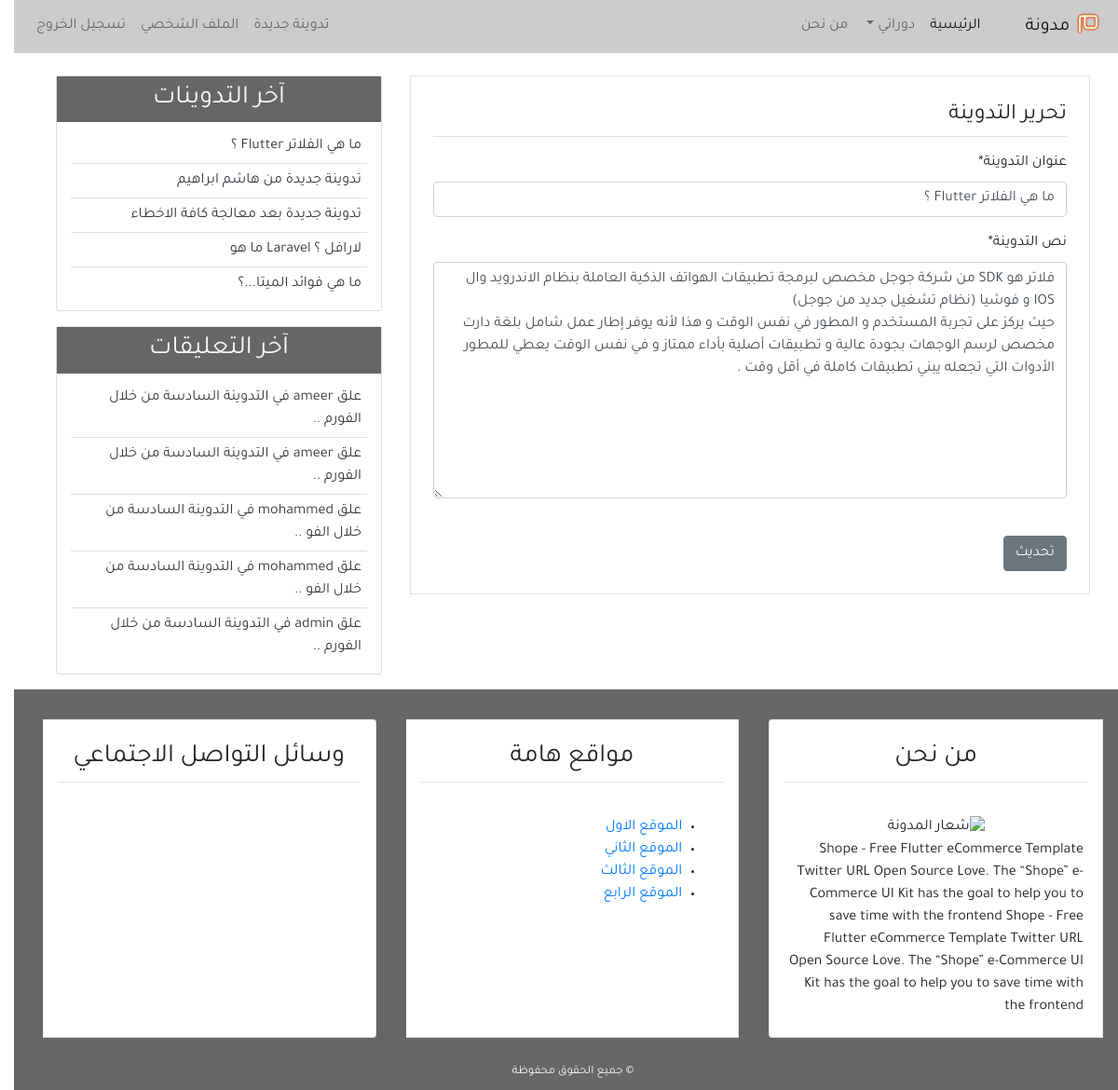
Screenshot of /detail/17/update/ (signed in) with the database file from the repository.
### app_blog/models.py (models this page shows, shortened)
class Post(models.Model):
    title = models.CharField(max_length=100)
    content = models.TextField()
    post_date = models.DateTimeField(default=timezone.now)
    post_update = models.DateTimeField(auto_now=True)
    author = models.ForeignKey(User, on_delete=models.CASCADE)
    class Meta:
        ordering = ('-post_date', )

class Comment(models.Model):
    name = models.CharField(max_length=50, verbose_name='الاسم')
    email = models.EmailField(verbose_name='البريد الإلكتروني')
    body = models.TextField(verbose_name='التعليق')
    comment_date = models.DateTimeField(auto_now_add=True)
    active = models.BooleanField(default=False)
    post = models.ForeignKey(
        Post, on_delete=models.CASCADE, related_name='comments')
    class Meta:
        ordering = ('-comment_date', )

### app_blog/views.py (the view, shortened to what this page needs)
# urls.py: path('detail/<slug:pk>/update/', PostUpdateView.as_view(), name='post-update'),
class PostUpdateView(UserPassesTestMixin, LoginRequiredMixin, UpdateView):
    model = Post
    template_name = 'app_blog/post_update.html'
    form_class = PostCreateForm
    def test_func(self):
        post = self.get_object()
        if self.request.user == post.author:
            return True
        else:
            return False

### app_blog/forms.py
class PostCreateForm(forms.ModelForm):
    title = forms.CharField(label='عنوان التدوينة')
    content = forms.CharField(label='نص التدوينة', widget=forms.Textarea)
    class Meta:
        model = Post
        fields = ['title', 'content']

### app_blog/templatetags/post_tag.py (called while the page is built)
@register.inclusion_tag('app_blog/latest_posts.html')
def latest_posts():
    context = {
        'l_posts': Post.objects.all()[0:5],
    }
    return context

@register.inclusion_tag('app_blog/latest_comments.html')
def latest_comments():
    context = {
        'l_comments': Comment.objects.filter(active=True)[:5],
    }
    return context

### app_blog/templates/app_blog/post_update.html (shortened to what this page needs)
{% extends 'app_blog/base.html' %}
{% block content %}
{% load crispy_forms_tags %}
<div class="border p-4 mb-5">
    <legend class="border-bottom pb-1 mb-3">تحرير التدوينة</legend>
    <form method="POST">
        {{form|crispy}}
        <input class="btn btn-secondary mt-4" type="submit" value="تحديث">
    </form>
</div>
{% endblock content %}

### app_blog/templates/app_blog/latest_posts.html
<ul class="list-group-flush latest-post">
  {% for post in l_posts %}
  <li class="list-group-item latest-post-item">
    <a class="text-dark" href="{% url 'detail' post.id %}">{{post.title}}</a>
  </li>
  {% endfor %}
</ul>

### app_blog/templates/app_blog/latest_comments.html
<ul class="list-group-flush latest-comment">
  {% for comment in l_comments %}
  <li class="list-group-item latest-comment-item">
    <a class="text-dark" href="{% url 'detail' comment.post.id %}">
      {% if comment.body|length > 40 %} {{comment.body|slice:'45'}} ..
      {% else %}
      {{comment.body}} {% endif %}
    </a>
  </li>
  {% empty %}
  <li class="list-group-item latest-comment-item">لا يوجد تعليقات</li>
  {% endfor %}
</ul>

### app_blog/static/app_blog/css/main.css (style rules this page uses)
html, body { direction: rtl; text-align: right; }
body { font-family: "Tajawal", sans-serif; }
.latest-post, .latest-comment { padding: 0 15px; }
.latest-post .latest-post-item, .latest-comment .latest-comment-item { padding: 6px; }
.latest-post li:first-child, .latest-comment li:first-child { border-top: 0; }
.latest-post li:last-child, .latest-comment li:last-child { border-bottom: 0; padding-bottom: 0; }

### rows the page displays
Post: title "ما هي الفلاتر Flutter ؟", content "فلاتر هو SDK من شركة جوجل مخصص لبرمجة تطبيقات الهواتف الذكية العاملة بنظام الاندرويد وال IOS و فوشيا (نظام تشغيل جديد من جوجل) حيث يركز على تجربة المستخدم و المطور في نفس الوقت و هذا لأنه يوفر إطار عمل شامل بلغة دارت مخصص لرسم الوجهات بجودة عالية و تطبيقات أصلية بأداء ممتاز و في نفس الوقت يعطي للمطور الأدوات التي تجعله يبني تطبيقات كاملة في أقل وقت ."
Post: title "تدوينة جديدة من هاشم ابراهيم"
Post: title "تدوينة جديدة بعد معالجة كافة الاخطاء"
Post: title "لارافل ؟ Laravel ما هو"
Post: title "ما هي فوائد الميتا...؟"
Comment: body "علق ameer في التدوينة السادسة من خلال الفورم"
Comment: body "علق ameer في التدوينة السادسة من خلال الفورم"
Comment: body "علق mohammed في التدوينة السادسة من خلال الفو"
Comment: body "علق mohammed في التدوينة السادسة من خلال الفو"
Comment: body "علق admin في التدوينة السادسة من خلال الفورم"
